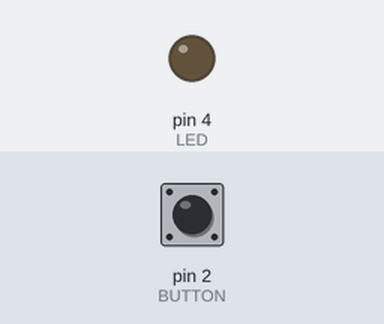
A sketch run on a simulated Arduino Uno, built with avr-gcc and run on an emulated ATmega328P. Shown: output pins drawn as LEDs (lit = HIGH). The test bench sets the inputs (shaded band); at power-on: pin 2 (BUTTON) HIGH.

Above: at 1.2 s.
1.3 s: pin 2 (BUTTON) pulled LOW for 0.15 s
At 2.2 s:
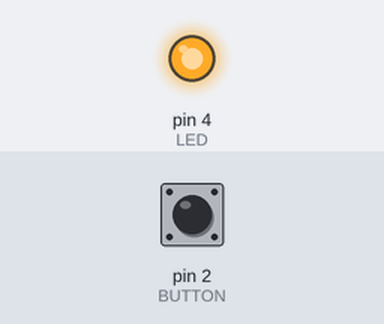
2.9 s: pin 2 (BUTTON) pulled LOW for 1 s
At 3.4 s:
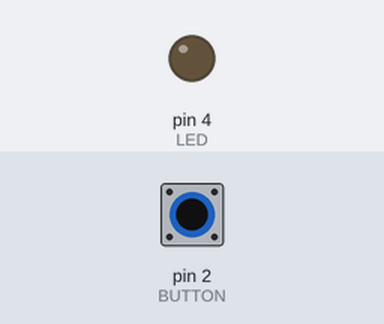
5.4 s: pin 2 (BUTTON) pulled LOW for 3.2 s
At 6.5 s:
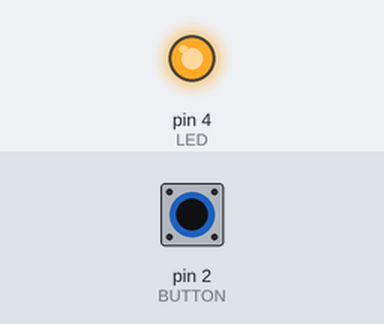
Timing chart, 0 to 8.4 s (numbered marks = the images above; inputs shaded):
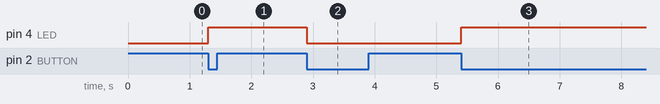

Measured:
- after the input at 1.3 s, pin 4 (LED): LOW → HIGH at once
- after the input at 2.9 s, pin 4 (LED): HIGH → LOW at once
- after the input at 5.4 s, pin 4 (LED): LOW → HIGH at once

The sketch:

button_test.ino
```cpp
#define BUTTON 2
#define LED 4

void setup() {
    pinMode(BUTTON, INPUT_PULLUP);
    pinMode(LED, OUTPUT);
}

int button_status = 0;
int pow_status = 0;
void loop() {
    if (digitalRead(BUTTON) == LOW && button_status == 0) {
        digitalWrite(LED, HIGH);
        pow_status = 1;
        button_status = 2;
    }
    if (digitalRead(BUTTON) == LOW && button_status == 1) {
        digitalWrite(LED, LOW);
        pow_status = 0;
        button_status = 2;
    }
    if (button_status == 2 && digitalRead(BUTTON) == HIGH) {
        button_status = pow_status;
    }
}
```
